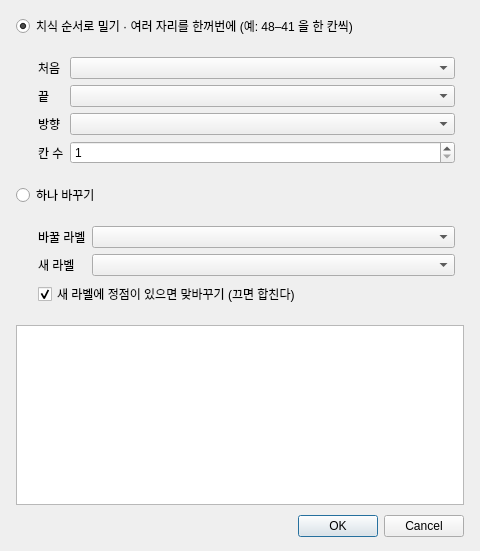
<?xml version="1.0" encoding="UTF-8"?>
<ui version="4.0">
 <class>RenumberDialog</class>
 <widget class="QDialog" name="RenumberDialog">
  <property name="geometry">
   <rect>
    <x>0</x>
    <y>0</y>
    <width>480</width>
    <height>540</height>
   </rect>
  </property>
  <property name="windowTitle">
   <string>번호 바꾸기</string>
  </property>
  <layout class="QVBoxLayout" name="layoutMain">
   <property name="spacing">
    <number>10</number>
   </property>
   <property name="leftMargin">
    <number>16</number>
   </property>
   <property name="topMargin">
    <number>14</number>
   </property>
   <property name="rightMargin">
    <number>16</number>
   </property>
   <property name="bottomMargin">
    <number>14</number>
   </property>
   <item>
    <widget class="QRadioButton" name="radioShift">
     <property name="text">
      <string>치식 순서로 밀기 · 여러 자리를 한꺼번에 (예: 48–41 을 한 칸씩)</string>
     </property>
     <property name="checked">
      <bool>true</bool>
     </property>
    </widget>
   </item>
   <item>
    <widget class="QWidget" name="pageShift" native="true">
     <layout class="QFormLayout" name="layoutShift">
      <property name="leftMargin">
       <number>22</number>
      </property>
      <item row="0" column="0">
       <widget class="QLabel" name="labelFirst">
        <property name="text">
         <string>처음</string>
        </property>
       </widget>
      </item>
      <item row="0" column="1">
       <widget class="QComboBox" name="comboFirst"/>
      </item>
      <item row="1" column="0">
       <widget class="QLabel" name="labelLast">
        <property name="text">
         <string>끝</string>
        </property>
       </widget>
      </item>
      <item row="1" column="1">
       <widget class="QComboBox" name="comboLast"/>
      </item>
      <item row="2" column="0">
       <widget class="QLabel" name="labelDirection">
        <property name="text">
         <string>방향</string>
        </property>
       </widget>
      </item>
      <item row="2" column="1">
       <widget class="QComboBox" name="comboDirection"/>
      </item>
      <item row="3" column="0">
       <widget class="QLabel" name="labelSteps">
        <property name="text">
         <string>칸 수</string>
        </property>
       </widget>
      </item>
      <item row="3" column="1">
       <widget class="QSpinBox" name="spinSteps">
        <property name="minimum">
         <number>1</number>
        </property>
        <property name="maximum">
         <number>3</number>
        </property>
       </widget>
      </item>
     </layout>
    </widget>
   </item>
   <item>
    <widget class="QRadioButton" name="radioSingle">
     <property name="text">
      <string>하나 바꾸기</string>
     </property>
    </widget>
   </item>
   <item>
    <widget class="QWidget" name="pageSingle" native="true">
     <layout class="QFormLayout" name="layoutSingle">
      <property name="leftMargin">
       <number>22</number>
      </property>
      <item row="0" column="0">
       <widget class="QLabel" name="labelFrom">
        <property name="text">
         <string>바꿀 라벨</string>
        </property>
       </widget>
      </item>
      <item row="0" column="1">
       <widget class="QComboBox" name="comboFrom"/>
      </item>
      <item row="1" column="0">
       <widget class="QLabel" name="labelTo">
        <property name="text">
         <string>새 라벨</string>
        </property>
       </widget>
      </item>
      <item row="1" column="1">
       <widget class="QComboBox" name="comboTo"/>
      </item>
      <item row="2" column="0" colspan="2">
       <widget class="QCheckBox" name="checkSwap">
        <property name="text">
         <string>새 라벨에 정점이 있으면 맞바꾸기 (끄면 합친다)</string>
        </property>
        <property name="checked">
         <bool>true</bool>
        </property>
       </widget>
      </item>
     </layout>
    </widget>
   </item>
   <item>
    <widget class="QTextBrowser" name="textPreview">
     <property name="minimumSize">
      <size>
       <width>0</width>
       <height>180</height>
      </size>
     </property>
     <property name="focusPolicy">
      <enum>Qt::NoFocus</enum>
     </property>
     <property name="openLinks">
      <bool>false</bool>
     </property>
    </widget>
   </item>
   <item>
    <widget class="QDialogButtonBox" name="buttonBox">
     <property name="standardButtons">
      <set>QDialogButtonBox::Cancel|QDialogButtonBox::Ok</set>
     </property>
    </widget>
   </item>
  </layout>
 </widget>
 <resources/>
 <connections/>
</ui>
